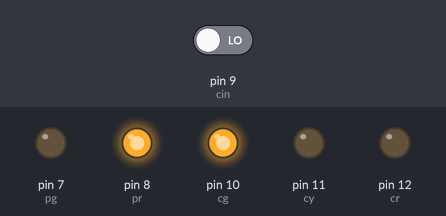
Recording of a sketch running on a simulated Arduino Uno, built with avr-gcc and run on an emulated ATmega328P. Shown: output pins drawn as LEDs (lit = HIGH). The inputs (shaded band) are chosen by the test bench; at power-on: pin 9 (cin) LOW.

Above: at 1.2 s.
1.3 s: pin 9 (cin) driven HIGH
At 2.7 s:
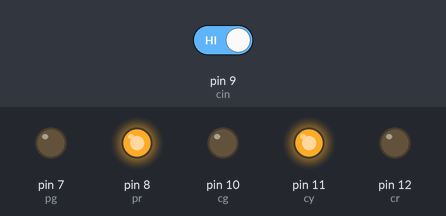
At 5.0 s:
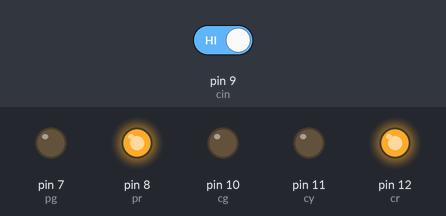
Timing chart, 0 to 33.2 s (numbered marks = the images above; inputs shaded):
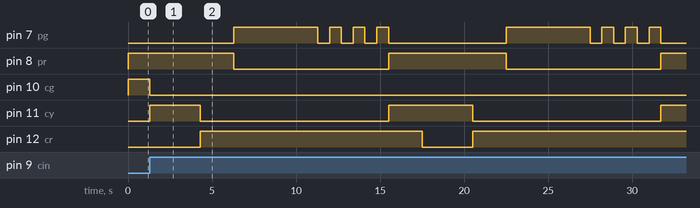

The sketch:

3_project.ino
```cpp
int cr = 12;
int cy = 11;
int cg = 10;
int cin = 9;
int pr = 8;
int pg = 7;
int t = 5000;
unsigned long d;
void swap();
void setup() {
  // put your setup code here, to run once:
  pinMode(cr ,OUTPUT);
  pinMode(cy ,OUTPUT);
  pinMode(cg ,OUTPUT);
  pinMode(pr ,OUTPUT);
  pinMode(pg ,OUTPUT);
  pinMode(cin ,INPUT);
  digitalWrite(cg, HIGH);
  digitalWrite(pr, HIGH);
}

void loop() {
  int x = digitalRead(cin);
  if (x == HIGH && (millis()- t > 5000))
      swap();
}

void swap(){
  digitalWrite(cg, LOW);
  digitalWrite(cy,HIGH);
  delay(3000);

  digitalWrite(cy, LOW);
  digitalWrite(cr, HIGH);
  delay(2000);
  digitalWrite(pr, LOW);
  digitalWrite(pg ,HIGH);

  delay(t);

  for(int i = 0; i < 3; i++){
      digitalWrite(pg, LOW);
      delay(700);
      digitalWrite(pg, HIGH);
      delay(700);
  }

  digitalWrite(pg, LOW);
  digitalWrite(pr, HIGH);
  digitalWrite(cy,HIGH);
  delay(2000);


  digitalWrite(cy, LOW);
  digitalWrite(cr, LOW);
  digitalWrite(cg, HIGH);

  d = millis();

}
```

Measured:
- after the input at 1.3 s, pin 7 (pg): goes HIGH 5.0 s, 3 × (LOW 0.70 s, HIGH 0.70 s), LOW 7.0 s, HIGH 5.0 s, 3 × (LOW 0.70 s, HIGH 0.70 s), then LOW, starting after 5.0 s; pin 8 (pr): alternates HIGH for 7.0 s and LOW for 9.2 s, starting after 5.0 s
